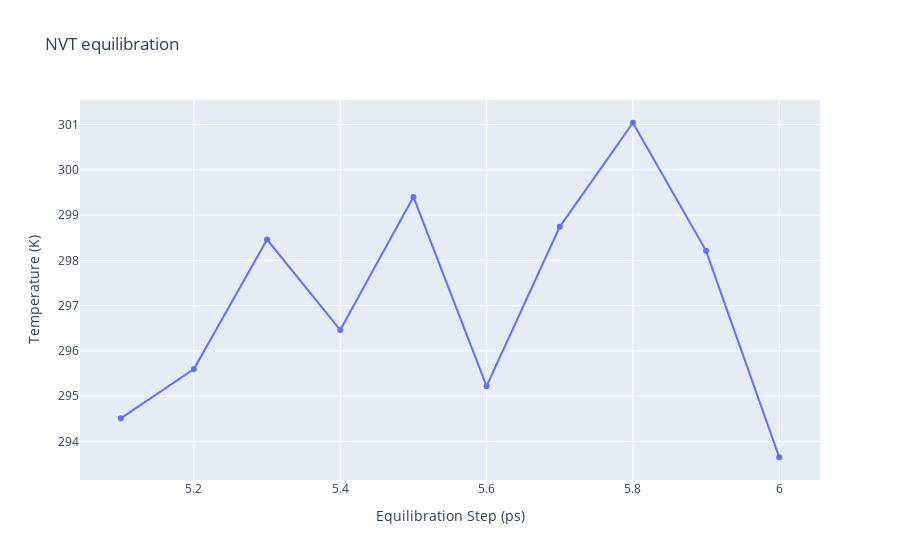

Notebook code cell kept with this figure:
### Code cell
#Read data from file and filter energy values higher than 1000 Kj/mol^-1
with open(output_dat_nvt_path,'r') as energy_file:
    x,y = map(
        list,
        zip(*[
            (float(line.split()[0]),float(line.split()[1]))
            for line in energy_file 
            if not line.startswith(("#","@")) 
            if float(line.split()[1]) < 1000 
        ])
    )

plotly.offline.init_notebook_mode(connected=True)

fig = {
    "data": [go.Scatter(x=x, y=y)],
    "layout": go.Layout(title="NVT equilibration",
                        xaxis=dict(title = "Equilibration Step (ps)"),
                        yaxis=dict(title = "Temperature (K)")
                       )
}

plotly.offline.iplot(fig)

### Figure 1 — Plotly figure (JSON) as saved in the notebook; plotly's stock layout.template omitted (floating-point values rounded to 4 significant figures)
{"data": [{"type": "scatter", "x": [5.1, 5.2, 5.3, 5.4, 5.5, 5.6, 5.7, 5.8, 5.9, 6], "y": [294.5, 295.6, 298.5, 296.5, 299.4, 295.2, 298.7, 301.0, 298.2, 293.6]}], "layout": {"title": {"text": "NVT equilibration"}, "xaxis": {"title": {"text": "Equilibration Step (ps)"}}, "yaxis": {"title": {"text": "Temperature (K)"}}}}
